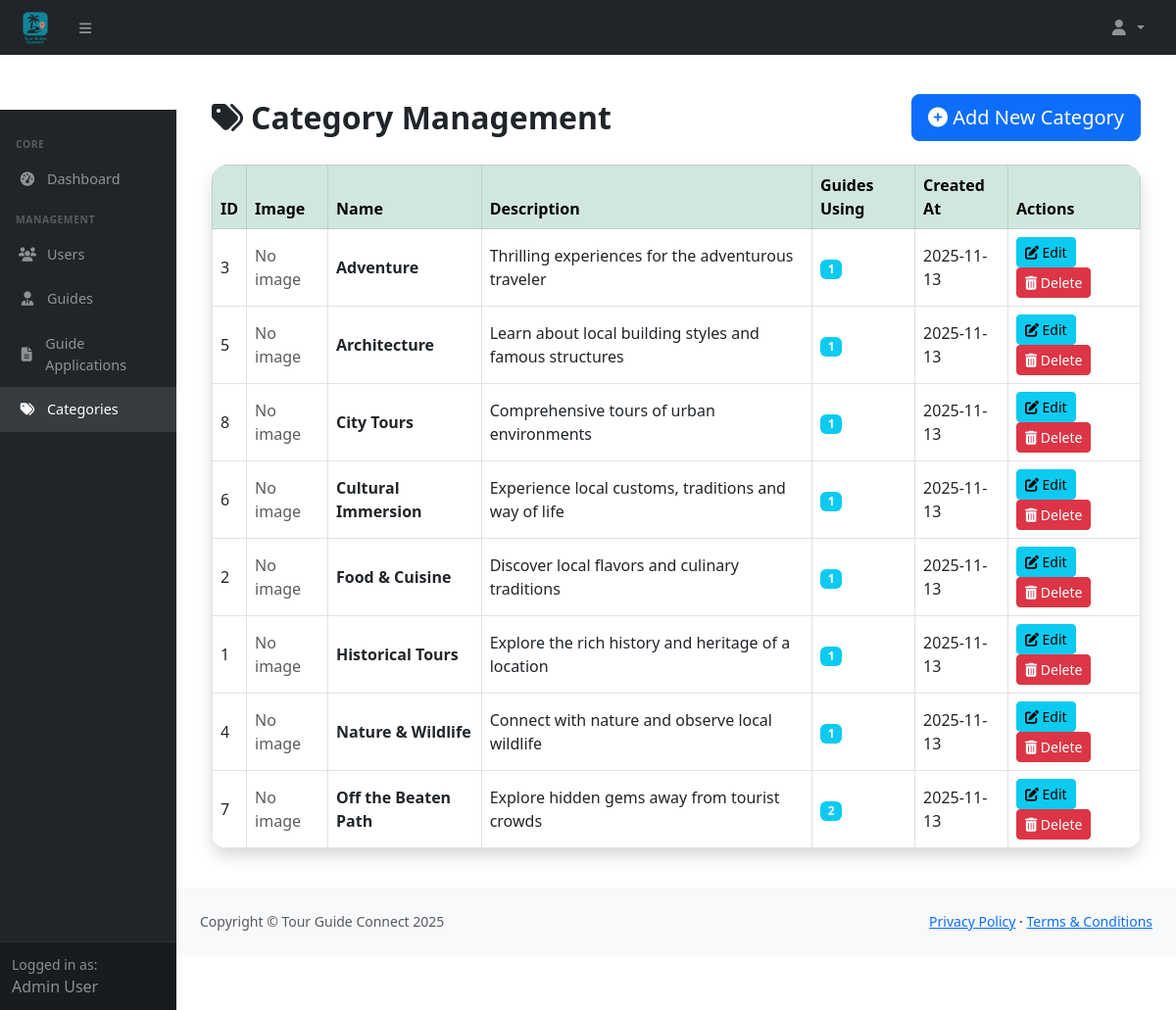
Screenshot of /admin/categories (signed in) with the database file from the repository.
### tables this page shows
CREATE TABLE specialties (
    id INT AUTO_INCREMENT PRIMARY KEY,
    name VARCHAR(50) NOT NULL UNIQUE,
    description TEXT NULL,
    icon VARCHAR(50) NULL,
    image VARCHAR(255) NULL,
    created_at TIMESTAMP DEFAULT CURRENT_TIMESTAMP
);

### index.php (called while the page is built, shortened)
<?php
require_once APP_PATH . '/config/database.php';
require_once HELPER_PATH . '/functions.php';
spl_autoload_register(function($className) {
    if (substr($className, -5) === 'Model') {
        $file = MODEL_PATH . '/' . $className . '.php';
        if (file_exists($file)) {
            return;
        }
    }
});
$uri = $_SERVER['REQUEST_URI'];
$base = dirname($_SERVER['SCRIPT_NAME']);
if (strpos($uri, $base) === 0) {
    $uri = substr($uri, strlen($base));
}
$uri = rtrim($uri, '/');
require_once APP_PATH . '/route.php';
handle_custom_routes(trim($uri, '/'), $routes);

### app/helpers/functions.php (called while the page is built, shortened)
<?php
function url($path = '') {
    return URL_ROOT . '/' . $path;
}

### app/config/database.php (called while the page is built, shortened)
<?php
class Database {
    private $host = DB_HOST;
    private $user = DB_USER;
    private $pass = DB_PASS;
    private $dbname = DB_NAME;
    private $dbh;
    private $stmt;
    public function __construct() {
        $dsn = 'mysql:host=' . $this->host . ';dbname=' . $this->dbname . ';charset=utf8mb4';
        $options = [
            PDO::ATTR_PERSISTENT => true,
            PDO::ATTR_ERRMODE => PDO::ERRMODE_EXCEPTION,
            PDO::ATTR_DEFAULT_FETCH_MODE => PDO::FETCH_OBJ,
            PDO::ATTR_EMULATE_PREPARES => false
        ];
        try {
            $this->dbh = new PDO($dsn, $this->user, $this->pass, $options);
        } catch(PDOException $e) {
            $this->error = $e->getMessage();
            error_log('Database Connection Error: ' . $this->error);
            echo '<div style="background-color: #f8d7da; color: #721c24; padding: 10px; margin: 10px 0; border: 1px solid #f5c6cb; border-radius: 5px;">';
            echo '<h3>Database Connection Error</h3>';
            echo '<p>Unable to connect to the database. Please try again later or contact the administrator.</p>';
            if (defined('ENVIRONMENT') && ENVIRONMENT === 'development') {
                echo '<p><strong>Error:</strong> ' . $this->error . '</p>';
            }
            echo '</div>';
            exit;
        }
    }
    public function query($sql) {
        $this->stmt = $this->dbh->prepare($sql);
    }
    public function bind($param, $value, $type = null) {
        if(is_null($type)) {
            switch(true) {
                case is_int($value):
                    $type = PDO::PARAM_INT;
                    break;
            }
        }
        $this->stmt->bindValue($param, $value, $type);
    }
    public function execute() {
        return $this->stmt->execute();
    }
    public function resultSet() {
        $this->execute();
        return $this->stmt->fetchAll();
    }
}

### app/models/CategoryModel.php (called while the page is built, shortened)
<?php
class CategoryModel
{
    private $db;
    public function __construct()
    {
        $this->db = new Database();
    }
    public function getAllCategories()
    {
        $this->db->query("SELECT * FROM specialties ORDER BY name ASC");
        return $this->db->resultSet();
    }
    public function getGuideCountByCategory($id)
    {
        $this->db->query("SELECT COUNT(*) as count FROM guide_specialties WHERE specialty_id = :id");
        $this->db->bind(':id', $id);
        $result = $this->db->single();
        return $result ? $result->count : 0;
    }
}

### app/views/admin/categories.php (the view, shortened to what this page needs)
<div class="container py-4">
    <div class="d-flex justify-content-between align-items-center mb-4">
        <h2 class="mb-0 fw-bold"><i class="fas fa-tags me-2"></i>Category Management</h2>
        <a href="<?php echo url('admin/addCategory'); ?>" class="btn btn-primary btn-lg">
            <i class="fas fa-plus-circle"></i> Add New Category
        </a>
    </div>
    <?php if (!empty($categories)): ?>
        <div class="table-responsive shadow rounded-4">
            <table class="table table-bordered table-hover align-middle mb-0">
                <thead class="table-success">
                    <tr>
                        <th>ID</th>
                        <th>Image</th>
                        <th>Name</th>
                        <th>Description</th>
                        <th>Guides Using</th>
                        <th>Created At</th>
                        <th>Actions</th>
                    </tr>
                </thead>
                <tbody>
                    <?php foreach ($categories as $category): ?>
                        <tr>
                            <td><?php echo htmlspecialchars($category->id); ?></td>
                            <td>
                                <?php if (!empty($category->image)): ?>
                                    <img src="<?php echo url('public/img/categories/' . htmlspecialchars($category->image)); ?>"
                                         alt="<?php echo htmlspecialchars($category->name); ?>"
                                         style="width: 60px; height: 60px; object-fit: cover; border-radius: 8px; border: 1px solid #ddd;">
                                <?php else: ?>
                                    <span class="text-muted">No image</span>
                                <?php endif; ?>
                            </td>
                            <td><strong><?php echo htmlspecialchars($category->name); ?></strong></td>
                            <td><?php echo htmlspecialchars($category->description ?? '-'); ?></td>
                            <td>
                                <span class="badge bg-info"><?php echo $category->guide_count ?? 0; ?></span>
                            </td>
                            <td><?php echo $category->created_at ? date('Y-m-d', strtotime($category->created_at)) : '-'; ?></td>
                            <td>
                                <a href="<?php echo url('admin/editCategory/' . $category->id); ?>" class="btn btn-info btn-sm me-1">
                                    <i class="fas fa-edit"></i> Edit
                                </a>
                                <form method="post" action="<?php echo url('admin/deleteCategory/' . $category->id); ?>" class="d-inline">
                                    <button type="submit" class="btn btn-danger btn-sm" onclick="return confirm('Are you sure you want to delete this category? This action cannot be undone.');">
                                        <i class="fas fa-trash-alt"></i> Delete
                                    </button>
                                </form>
                            </td>
                        </tr>
                    <?php endforeach; ?>
                </tbody>
            </table>
        </div>
    <?php else: ?>
        <div class="alert alert-info shadow rounded-4 mt-4 text-center fs-5">
            <i class="fas fa-info-circle me-2"></i>No categories found. <a href="<?php echo url('admin/addCategory'); ?>" class="alert-link">Add your first category</a>
        </div>
    <?php endif; ?>
</div>

### app/route.php (shortened to what this page needs)
<?php
function handle_custom_routes($uri, $routes) {
    foreach ($routes as $route) {
        if (preg_match($route['pattern'], $uri, $matches)) {
            $controller = new $route['controller']();
            $params = [];
            call_user_func_array([$controller, $route['method']], $params);
            exit;
        }
    }
}

### public/css/admin.css (style rules this page uses)
:root { --sidenav-base-width: 180px; --topnav-base-height: 56px; --zindex-sidenav: 1035; --zindex-content: 1030; }

### rows the page displays
specialties: id "3", name "Adventure", description "Thrilling experiences for the adventurous traveler", guide_count "1", created_at "2025-11-13"
specialties: id "5", name "Architecture", description "Learn about local building styles and famous structures", guide_count "1", created_at "2025-11-13"
specialties: id "8", name "City Tours", description "Comprehensive tours of urban environments", guide_count "1", created_at "2025-11-13"
specialties: id "6", name "Cultural Immersion", description "Experience local customs, traditions and way of life", guide_count "1", created_at "2025-11-13"
specialties: id "2", name "Food & Cuisine", description "Discover local flavors and culinary traditions", guide_count "1", created_at "2025-11-13"
specialties: id "1", name "Historical Tours", description "Explore the rich history and heritage of a location", created_at "2025-11-13"
specialties: id "4", name "Nature & Wildlife", description "Connect with nature and observe local wildlife", guide_count "1", created_at "2025-11-13"
specialties: id "7", name "Off the Beaten Path", description "Explore hidden gems away from tourist crowds", guide_count "2", created_at "2025-11-13"
